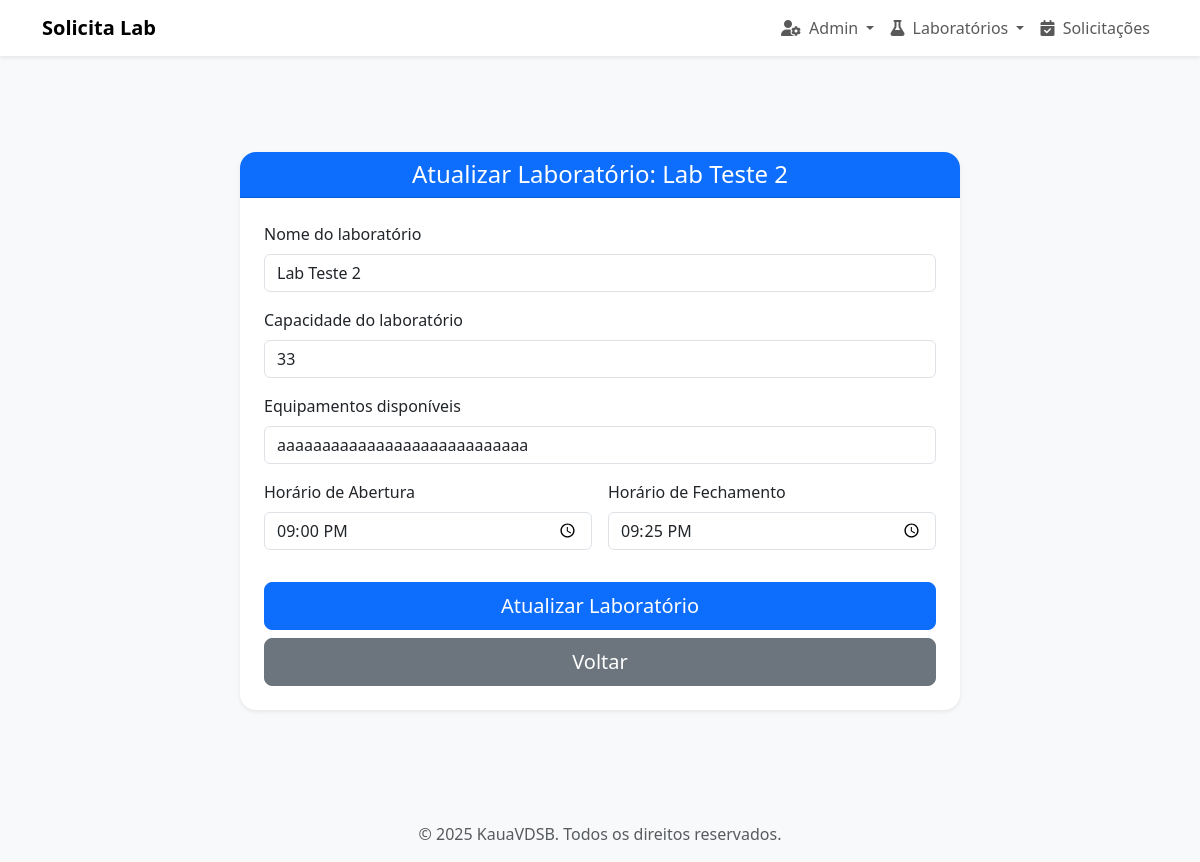
Screenshot of /labs/update/12 (signed in) with the database file from the repository.
### app/models.py (models this page shows)
class Laboratorio(db.Model):
    __tablename__ = 'labs'
    id = db.Column(db.Integer, primary_key=True)
    nome = db.Column(db.String(50), nullable=False)
    capacidade = db.Column(db.Integer, nullable=False)
    equipamentos = db.Column(db.String(200), nullable=False)
    abertura = db.Column(db.Time, nullable=False)
    fechamento = db.Column(db.Time, nullable=False)
    status = db.Column(db.String(12), default="Disponível", nullable=False)
    """ Relacao um-para-muitos: Um laboratorio pode ter muitas Solicitacoes.
        aponta para lab em Solicitacao.
    """
    solicitacoes = db.relationship(
        'Solicitacao', back_populates='lab', lazy=True
    )

### app/routes.py (the view, shortened to what this page needs)
@app.route("/labs/update/<int:lab_id>", methods=["GET", "POST"])
@login_required
def labs_update(lab_id):
    if not current_user.admin:
        flash('Acesso negado. Apenas administradores podem editar laboratórios.', 'danger')
        return redirect(url_for("homepage"))
    lab = Laboratorio.query.get(lab_id)
    if not lab:
        flash("Laboratório não encontrado.", "danger")
        return redirect(url_for("homepage"))
    form = LabUpdateForm(obj=lab)
    form.lab_id = lab_id
    return render_template("labs/update.html", form=form, lab=lab)

### app/forms.py (shortened to what this page needs)
class LabUpdateForm(FlaskForm):
    nome = StringField("Nome do laboratório", validators=[DataRequired()])
    capacidade = IntegerField("Capacidade do laboratório", validators=[DataRequired()])
    equipamentos = StringField("Equipamentos disponíveis", validators=[DataRequired()])
    abertura = TimeField("Horário de Abertura", validators=[DataRequired()])
    fechamento = TimeField("Horário de Fechamento", validators=[DataRequired()])
    submit = SubmitField("Atualizar Laboratório")

### app/models.py (called while the page is built)
@login_manager.user_loader #identificador da função
def load_user(user_id):
    return User.query.get(int(user_id)) #verificar dados do usuario do tal id

### app/templates/labs/update.html (shortened to what this page needs)
{% extends 'base/base_bs.html' %}
{% block content %}
<div class="container my-5">
    <div class="row justify-content-center">
        <div class="col-lg-8 col-md-10">
            <div class="card shadow-sm border-0 rounded-4">
                <div class="card-header bg-primary text-white rounded-top-4">
                    <h4 class="mb-0 text-center">Atualizar Laboratório: {{ lab.nome }}</h4>
                </div>
                <div class="card-body p-4">
                    <form action="{{ url_for('labs_update', lab_id=lab.id) }}" method="post">
                        <div class="mb-3">
                            {{ form.nome.label(class="form-label") }}
                            {{ form.nome(class="form-control", placeholder="Nome do Lab.") }}
                        </div>
                        <div class="mb-3">
                            {{ form.capacidade.label(class="form-label") }}
                            {{ form.capacidade(class="form-control", placeholder="Ex: 30") }}
                        </div>
                        <div class="mb-3">
                            {{ form.equipamentos.label(class="form-label") }}
                            {{ form.equipamentos(class="form-control", placeholder="Ex: 30 Computadores, 1 Projetor...") }}
                        </div>
                        <div class="row g-3">
                            <div class="col-md-6 mb-3">
                                {{ form.abertura.label(class="form-label") }}
                                {{ form.abertura(class="form-control", placeholder="Ex: 10:00") }}
                            </div>
                            <div class="col-md-6 mb-3">
                                {{ form.fechamento.label(class="form-label") }}
                                {{ form.fechamento(class="form-control", placeholder="Ex: 21:40") }}
                            </div>
                        </div>
                        <div class="d-grid gap-2">
                            {{ form.submit(class="btn btn-primary btn-lg mt-3") }}
                            <a href="{{ url_for('labs_list') }}" class="btn btn-secondary btn-lg">Voltar</a>
                        </div>
                    </form>
                </div>
            </div>
        </div>
    </div>
</div>
{% endblock %}

### rows the page displays
Laboratorio: nome "Lab Teste 2", capacidade "33", equipamentos "aaaaaaaaaaaaaaaaaaaaaaaaaaaa", abertura "21:00", fechamento "21:25"
